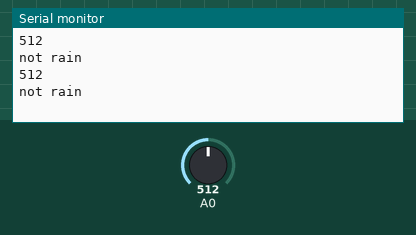
This sketch was run on a simulated Arduino Uno, built with avr-gcc and run on an emulated ATmega328P. On the bench: the last lines printed to the serial monitor. The test bench sets the inputs (shaded band); at power-on: A0 = 512.

Above: at 2.8 s.
2.9 s: A0 set to 494
At 4.4 s:
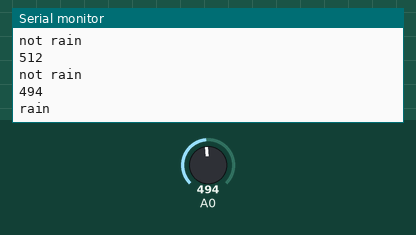
7.5 s: A0 set to 511
At 8.7 s:
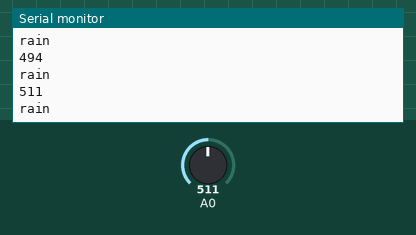
Timing chart, 0 to 10.5 s (numbered marks = the images above; inputs shaded):
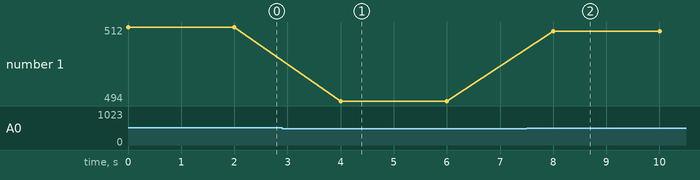

Measured:
- the behaviour switches between 512 and 511 on A0 (found by bisection; images 0 and 1)
- after the input at 2.9 s, the serial monitor: prints a new line after 1.1 s (image 1)
- after the input at 7.5 s, the serial monitor: prints a new line after 0.50 s (image 2)
- plotted number 1: 512 → 494 after the input at 2.9 s, 494 → 511 after the input at 7.5 s

The sketch:

testpluie.ino
```cpp
const int sensorMin = 0;     // sensor minimum
const int sensorMax = 1024;  // sensor maximum
void setup() {
  // initialize serial communication @ 9600 baud:
  Serial.begin(9600);
}
void loop() {
int val=analogRead(A0);
 Serial.print(val);
 Serial.print("\n");
if(val<512){
  Serial.print("rain \n");
}else{
  Serial.print("not rain \n");
}
 delay(2000);
}
```
